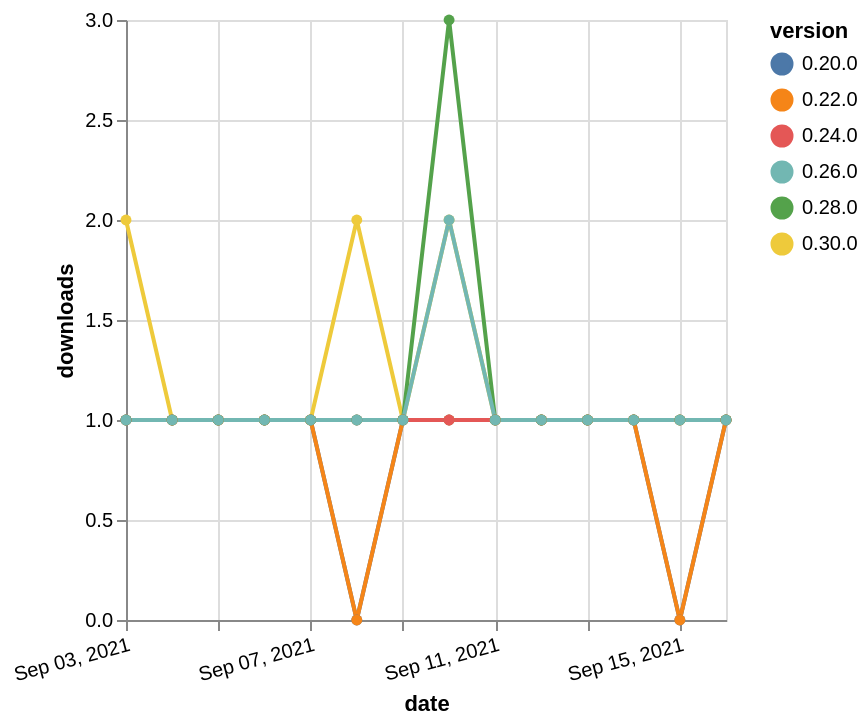

Write the Vega-Lite specification saved for this chart.
### Vega-Lite specification from a JSON file in a GitHub repository (floating-point values rounded to 4 significant figures)
{"$schema": "https://vega.github.io/schema/vega-lite/v5.json", "description": "A simple bar chart with embedded data.", "data": {"values": [{"date": "2021-09-03", "total": 209, "delta": 1, "version": "0.20.0"}, {"date": "2021-09-04", "total": 210, "delta": 1, "version": "0.20.0"}, {"date": "2021-09-05", "total": 211, "delta": 1, "version": "0.20.0"}, {"date": "2021-09-06", "total": 212, "delta": 1, "version": "0.20.0"}, {"date": "2021-09-07", "total": 213, "delta": 1, "version": "0.20.0"}, {"date": "2021-09-08", "total": 213, "delta": 0, "version": "0.20.0"}, {"date": "2021-09-09", "total": 214, "delta": 1, "version": "0.20.0"}, {"date": "2021-09-10", "total": 215, "delta": 1, "version": "0.20.0"}, {"date": "2021-09-11", "total": 216, "delta": 1, "version": "0.20.0"}, {"date": "2021-09-12", "total": 217, "delta": 1, "version": "0.20.0"}, {"date": "2021-09-13", "total": 218, "delta": 1, "version": "0.20.0"}, {"date": "2021-09-14", "total": 219, "delta": 1, "version": "0.20.0"}, {"date": "2021-09-15", "total": 219, "delta": 0, "version": "0.20.0"}, {"date": "2021-09-16", "total": 220, "delta": 1, "version": "0.20.0"}, {"date": "2021-09-03", "total": 177, "delta": 1, "version": "0.22.0"}, {"date": "2021-09-04", "total": 178, "delta": 1, "version": "0.22.0"}, {"date": "2021-09-05", "total": 179, "delta": 1, "version": "0.22.0"}, {"date": "2021-09-06", "total": 180, "delta": 1, "version": "0.22.0"}, {"date": "2021-09-07", "total": 181, "delta": 1, "version": "0.22.0"}, {"date": "2021-09-08", "total": 181, "delta": 0, "version": "0.22.0"}, {"date": "2021-09-09", "total": 182, "delta": 1, "version": "0.22.0"}, {"date": "2021-09-10", "total": 183, "delta": 1, "version": "0.22.0"}, {"date": "2021-09-11", "total": 184, "delta": 1, "version": "0.22.0"}, {"date": "2021-09-12", "total": 185, "delta": 1, "version": "0.22.0"}, {"date": "2021-09-13", "total": 186, "delta": 1, "version": "0.22.0"}, {"date": "2021-09-14", "total": 187, "delta": 1, "version": "0.22.0"}, {"date": "2021-09-15", "total": 187, "delta": 0, "version": "0.22.0"}, {"date": "2021-09-16", "total": 188, "delta": 1, "version": "0.22.0"}, {"date": "2021-09-03", "total": 114, "delta": 2, "version": "0.30.0"}, {"date": "2021-09-04", "total": 115, "delta": 1, "version": "0.30.0"}, {"date": "2021-09-05", "total": 116, "delta": 1, "version": "0.30.0"}, {"date": "2021-09-06", "total": 117, "delta": 1, "version": "0.30.0"}, {"date": "2021-09-07", "total": 118, "delta": 1, "version": "0.30.0"}, {"date": "2021-09-08", "total": 120, "delta": 2, "version": "0.30.0"}, {"date": "2021-09-09", "total": 121, "delta": 1, "version": "0.30.0"}, {"date": "2021-09-10", "total": 123, "delta": 2, "version": "0.30.0"}, {"date": "2021-09-11", "total": 124, "delta": 1, "version": "0.30.0"}, {"date": "2021-09-12", "total": 125, "delta": 1, "version": "0.30.0"}, {"date": "2021-09-13", "total": 126, "delta": 1, "version": "0.30.0"}, {"date": "2021-09-14", "total": 127, "delta": 1, "version": "0.30.0"}, {"date": "2021-09-15", "total": 128, "delta": 1, "version": "0.30.0"}, {"date": "2021-09-16", "total": 129, "delta": 1, "version": "0.30.0"}, {"date": "2021-09-03", "total": 171, "delta": 1, "version": "0.24.0"}, {"date": "2021-09-04", "total": 172, "delta": 1, "version": "0.24.0"}, {"date": "2021-09-05", "total": 173, "delta": 1, "version": "0.24.0"}, {"date": "2021-09-06", "total": 174, "delta": 1, "version": "0.24.0"}, {"date": "2021-09-07", "total": 175, "delta": 1, "version": "0.24.0"}, {"date": "2021-09-08", "total": 176, "delta": 1, "version": "0.24.0"}, {"date": "2021-09-09", "total": 177, "delta": 1, "version": "0.24.0"}, {"date": "2021-09-10", "total": 178, "delta": 1, "version": "0.24.0"}, {"date": "2021-09-11", "total": 179, "delta": 1, "version": "0.24.0"}, {"date": "2021-09-12", "total": 180, "delta": 1, "version": "0.24.0"}, {"date": "2021-09-13", "total": 181, "delta": 1, "version": "0.24.0"}, {"date": "2021-09-14", "total": 182, "delta": 1, "version": "0.24.0"}, {"date": "2021-09-15", "total": 183, "delta": 1, "version": "0.24.0"}, {"date": "2021-09-16", "total": 184, "delta": 1, "version": "0.24.0"}, {"date": "2021-09-03", "total": 165, "delta": 1, "version": "0.28.0"}, {"date": "2021-09-04", "total": 166, "delta": 1, "version": "0.28.0"}, {"date": "2021-09-05", "total": 167, "delta": 1, "version": "0.28.0"}, {"date": "2021-09-06", "total": 168, "delta": 1, "version": "0.28.0"}, {"date": "2021-09-07", "total": 169, "delta": 1, "version": "0.28.0"}, {"date": "2021-09-08", "total": 170, "delta": 1, "version": "0.28.0"}, {"date": "2021-09-09", "total": 171, "delta": 1, "version": "0.28.0"}, {"date": "2021-09-10", "total": 174, "delta": 3, "version": "0.28.0"}, {"date": "2021-09-11", "total": 175, "delta": 1, "version": "0.28.0"}, {"date": "2021-09-12", "total": 176, "delta": 1, "version": "0.28.0"}, {"date": "2021-09-13", "total": 177, "delta": 1, "version": "0.28.0"}, {"date": "2021-09-14", "total": 178, "delta": 1, "version": "0.28.0"}, {"date": "2021-09-15", "total": 179, "delta": 1, "version": "0.28.0"}, {"date": "2021-09-16", "total": 180, "delta": 1, "version": "0.28.0"}, {"date": "2021-09-03", "total": 155, "delta": 1, "version": "0.26.0"}, {"date": "2021-09-04", "total": 156, "delta": 1, "version": "0.26.0"}, {"date": "2021-09-05", "total": 157, "delta": 1, "version": "0.26.0"}, {"date": "2021-09-06", "total": 158, "delta": 1, "version": "0.26.0"}, {"date": "2021-09-07", "total": 159, "delta": 1, "version": "0.26.0"}, {"date": "2021-09-08", "total": 160, "delta": 1, "version": "0.26.0"}, {"date": "2021-09-09", "total": 161, "delta": 1, "version": "0.26.0"}, {"date": "2021-09-10", "total": 163, "delta": 2, "version": "0.26.0"}, {"date": "2021-09-11", "total": 164, "delta": 1, "version": "0.26.0"}, {"date": "2021-09-12", "total": 165, "delta": 1, "version": "0.26.0"}, {"date": "2021-09-13", "total": 166, "delta": 1, "version": "0.26.0"}, {"date": "2021-09-14", "total": 167, "delta": 1, "version": "0.26.0"}, {"date": "2021-09-15", "total": 168, "delta": 1, "version": "0.26.0"}, {"date": "2021-09-16", "total": 169, "delta": 1, "version": "0.26.0"}]}, "width": "container", "mark": {"type": "line", "point": {"filled": true}}, "encoding": {"x": {"field": "date", "type": "temporal", "timeUnit": "yearmonthdate", "title": "date", "axis": {"labelAngle": -15}}, "y": {"field": "delta", "type": "quantitative", "title": "downloads"}, "color": {"field": "version", "type": "nominal"}, "tooltip": {"field": "delta"}}}
